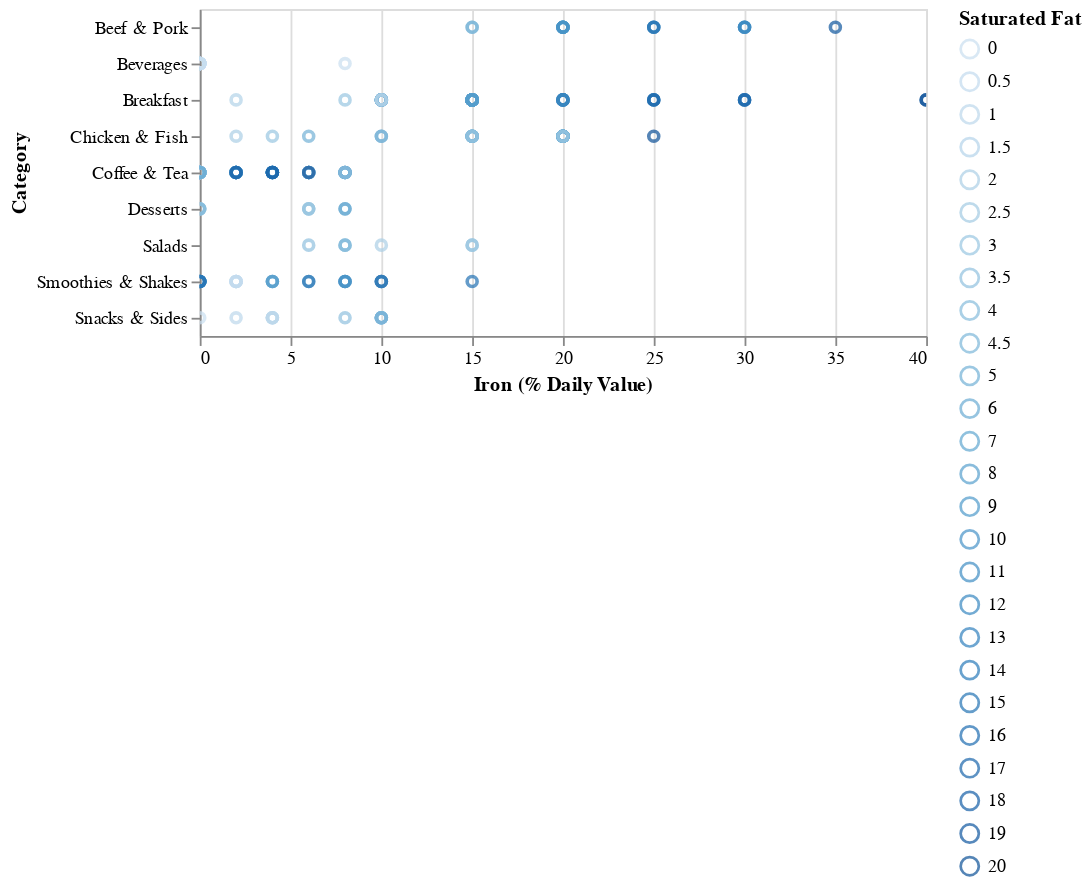

Notebook code for this chart:
### Code cell
alt.Chart(df).mark_point().encode(
    x='Iron (% Daily Value)',
    y='Category',
    
    # :O for "ordinal" or "ordered categories"
    color='Saturated Fat:O' #3-d dimention feature!
    ).interactive()

### Figure 1 — Vega-Lite specification as saved in the notebook (floating-point values rounded to 4 significant figures; data arrays with more than 128 entries replaced by an {"elided": "..."} marker saying what was removed)
{"config": {"view": {"continuousWidth": 400, "continuousHeight": 300}}, "data": {"name": "data-a360ffbb61831f1bb4b9ad76deb73333"}, "mark": "point", "encoding": {"color": {"type": "ordinal", "field": "Saturated Fat"}, "x": {"type": "quantitative", "field": "Iron (% Daily Value)"}, "y": {"type": "nominal", "field": "Category"}}, "selection": {"selector004": {"type": "interval", "bind": "scales", "encodings": ["x", "y"]}}, "$schema": "https://vega.github.io/schema/vega-lite/v4.8.1.json", "datasets": {"data-a360ffbb61831f1bb4b9ad76deb73333": {"elided": "260 records"}}}
